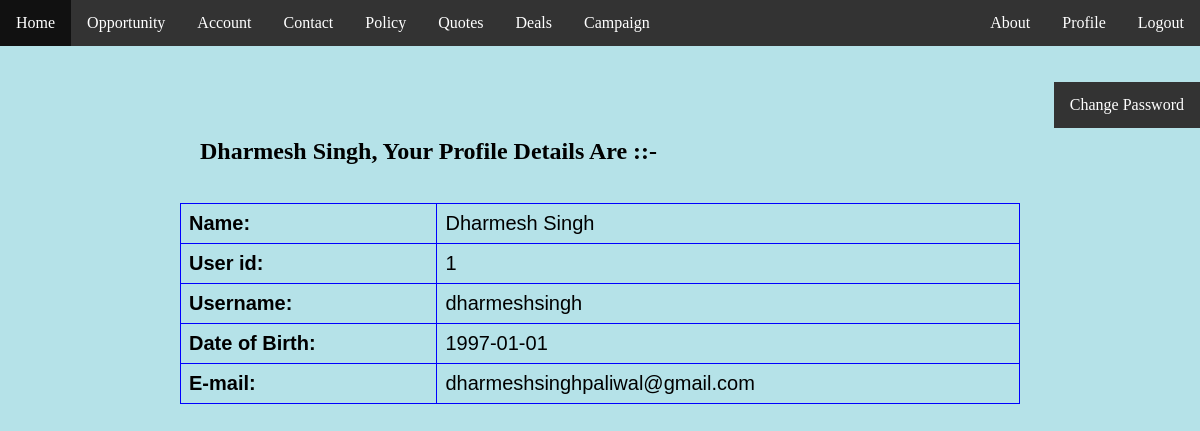
The page /employee.php (signed in) on the database its author committed.
### tables this page shows
CREATE TABLE `crmlogin` (
  `userid` int(11) NOT NULL,
  `username` varchar(20) NOT NULL,
  `password` varchar(20) NOT NULL,
  `Name` varchar(30) NOT NULL,
  `DOB` date NOT NULL,
  `email` varchar(35) NOT NULL
);

### employee.php (the view, shortened to what this page needs)
<?php
    include("navigationbar.php");
    $result = mysql_query("SELECT * from crmlogin where userid=".$_SESSION['userid']);
    $row=mysql_fetch_row($result);
?>
<!DOCTYPE html>
<html>
<head>
</head>
<body>
	<br><br>
	<a style="float: right;" href="changepassword.php">Change Password</a>
	<h2 style="padding-left: 200px;"><?php echo $_SESSION['Name'].", Your Profile Details Are ::-"; ?></h2>
	<table id="emp" align="center" >
      <tbody>
      	<tr>
      		<td><b>Name:</b></td>
      		<td><?php echo $row[3];?></td>
      	</tr>
      	<tr>
      		<td><b>User id:</b></td>
      		<td><?php echo $row[0];?></td>
      	</tr>
      	<tr>
      		<td><b>Username:</b></td>
      		<td><?php echo $row[1];?></td>
      	</tr>
      	<tr>
      		<td><b>Date of Birth:</b></td>
      		<td><?php echo $row[4];?></td>
      	</tr>
      	<tr>
      		<td><b>E-mail:</b></td>
      		<td><?php echo $row[5];?></td>
      	</tr>
      </tbody>
    </table>
</body>
</html>

### css/login.css (style rules this page uses)
body { background:#b5e2e8; font-family:Georgia, seri; size:12px; margin:0; padding:0; }

### employee.php (style rules this page uses)
#emp { font-family: "Trebuchet MS", Arial, Helvetica, sans-serif; font-size: 20px; border-collapse: collapse; width: 70%; }
#emp td, #emp th { border: 1px solid blue; padding: 8px; text-align: left; }
a { display: block; color: white; text-align: center; padding: 14px 16px; text-decoration: none; background-color: #333; }

### rows shown on the page
crmlogin: Name "Dharmesh Singh", userid "1", username "dharmeshsingh", DOB "1997-01-01", email "dharmeshsinghpaliwal@gmail.com"

### other values the page prints
$_SESSION['Name'] "Dharmesh Singh"
